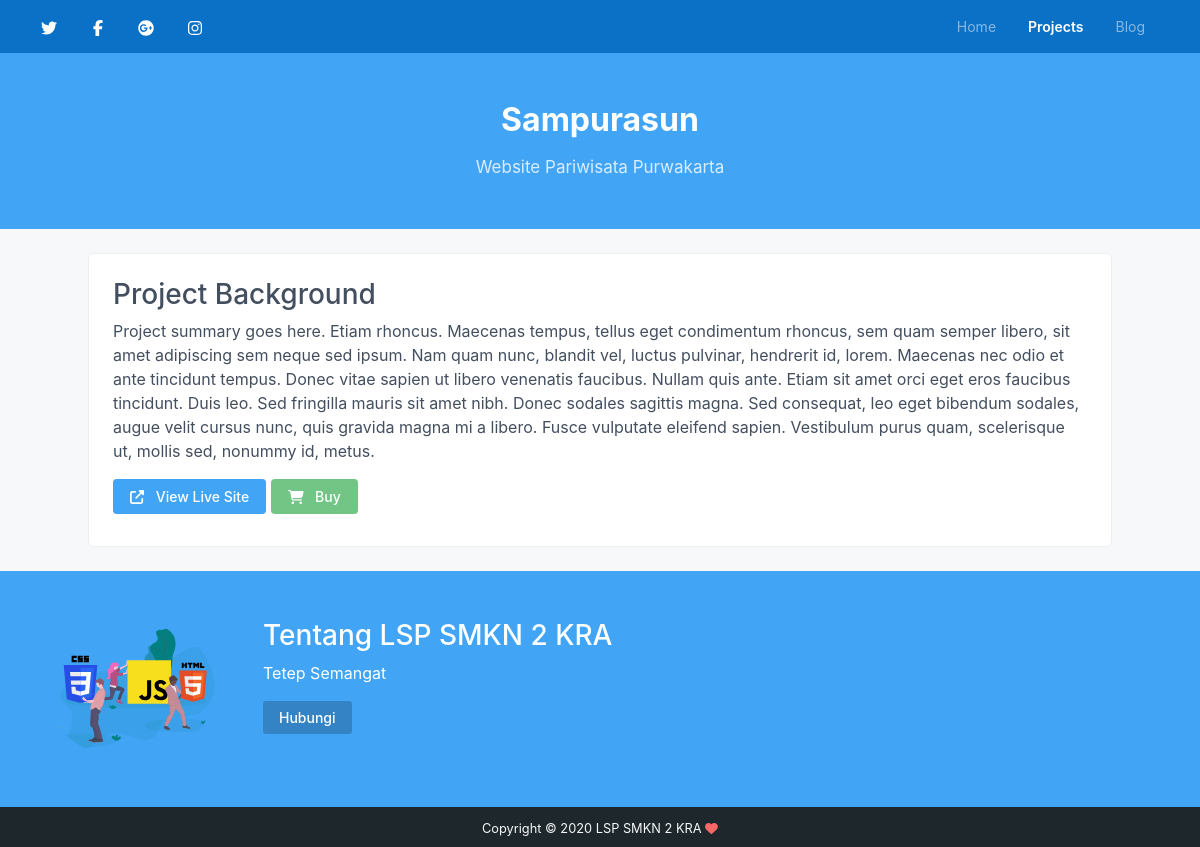
/project/sampurasun, run on the app's committed database.
### tables this page shows
CREATE TABLE IF NOT EXISTS `tbl_project` (
  `id_project` int(11) NOT NULL AUTO_INCREMENT,
  `project_name` varchar(50) NOT NULL,
  `thumb_project` varchar(50) NOT NULL,
  `id_category` int(11) NOT NULL,
  `slug_project` varchar(100) NOT NULL,
  `short_desc` varchar(100) NOT NULL,
  `project_desc` text NOT NULL,
  `client_web` varchar(80) NOT NULL,
  `price` varchar(80) NOT NULL,
  `project_active` int(11) NOT NULL,
  `created_at` date DEFAULT NULL,
  `updated_at` date DEFAULT NULL,
  PRIMARY KEY (`id_project`)
);

CREATE TABLE IF NOT EXISTS `tbl_users` (
  `id` int(11) NOT NULL AUTO_INCREMENT,
  `name` varchar(150) NOT NULL,
  `email` varchar(50) NOT NULL,
  `password` varchar(150) NOT NULL,
  `image` varchar(50) NOT NULL,
  `about` text NOT NULL,
  `facebook` varchar(150) NOT NULL,
  `twitter` varchar(150) NOT NULL,
  `instagram` varchar(150) NOT NULL,
  `youtube` varchar(150) NOT NULL,
  `address` text NOT NULL,
  `phone` varchar(30) NOT NULL,
  `last_login` datetime DEFAULT CURRENT_TIMESTAMP ON UPDATE CURRENT_TIMESTAMP,
  `created_at` timestamp NULL DEFAULT CURRENT_TIMESTAMP ON UPDATE CURRENT_TIMESTAMP,
  `updated_at` date DEFAULT NULL,
  PRIMARY KEY (`id`)
);

### application/controllers/Website.php (called while the page is built, shortened)
<?php
class Website extends CI_Controller {
	public function __construct()
    {
        $this->load->model('website_model');
    }
	public function detailproject($permalink)
    {
        $data = konfigurasi('Projects');
		$query = $this->website_model->getprojectlink($permalink);
        if ($query->num_rows() > 0){
            $data['projects']= $query;
			$this->load->view('view_project', $data);
		} else {
			$this->load->view('404');
		}
    }
}

### index.php (called while the page is built, shortened)
<?php
require_once BASEPATH.'core/CodeIgniter.php';

### application/models/Konfigurasi_model.php (called while the page is built, shortened)
<?php
class Konfigurasi_model extends CI_Model
{
    public function user()
    {
        $this->db->select('*');
        $this->db->from('tbl_users');
        $query = $this->db->get();
        return $query->row_array();
    }
    public function setting()
    {
        $this->db->select('*');
        $this->db->from('tbl_settings');
        $query = $this->db->get();
        return $query->row_array();
    }
    public function profile()
    {
        $this->db->select('*');
        $this->db->from('tbl_profile');
        $query = $this->db->get();
        return $query->row_array();
    }
    public function visiMisi()
    {
        $this->db->select('*');
        $this->db->from('tbl_visimisi');
        $query = $this->db->get();
        return $query->row_array();
    }
    public function organisasi()
    {
        $this->db->select('*');
        $this->db->from('tbl_organisasi');
        $query = $this->db->get();
        return $query->row_array();
    }
}

### application/helpers/konfigurasi_helper.php (called while the page is built, shortened)
<?php
function konfigurasi($title)
{
    $CI = get_instance();
    $user = $CI->Konfigurasi_model->user();
    $setting = $CI->Konfigurasi_model->setting();
    $profile = $CI->Konfigurasi_model->profile();
    $visimisi = $CI->Konfigurasi_model->visiMisi();
    $organisasi = $CI->Konfigurasi_model->organisasi();
    $data = array(
      'id_setting'  => $setting['id_setting'],
      'title'       => $setting['web_name'],
      'description' => $setting['web_description'],
      'keyword'     => $setting['web_keyword'],
      'homepage'    => $setting['homepage'],
      'info_fb'    => $setting['info_fb'],
      'info_ig'    => $setting['info_ig'],
      'info_twt'    => $setting['info_twt'],
      'info_yt'    => $setting['info_yt'],
      'info_telp'    => $setting['info_telp'],
      'info_fax'    => $setting['info_fax'],
      'info_email'    => $setting['info_email'],
      'info_peta'    => $setting['info_peta'],
      'info_alamat'    => $setting['info_alamat'],
      'pagetitle'   => $title.' - '.$setting['web_name'],
      'headtitle'   => $title,
      'nama'        => $user['name'],
      'email'       => $user['email'],
      'foto'        => $user['image'],
      'tentang'     => $user['about'],
      'twitter'     => $user['twitter'],
      'facebook'    => $user['facebook'],
      'instagram'   => $user['instagram'],
      'youtube'     => $user['youtube'],
      'alamat'      => $user['address'],
      'telepon'     => $user['phone'],
      'last_login'  => $user['last_login'],
      'id'          => $user['id'],
      'id_profile'  => $profile['id'],
      'NPSN'        => $profile['NPSN'],
      'nama_profile'=> $profile['title'],
      'deskripsi'   => $profile['deskripsi'],
      'fotoInstansi'=> $profile['image'],
      'id_visimisi' => $visimisi['id'],
      'visi'        => $visimisi['visi'],
      'misi'        => $visimisi['misi'],
      'fotoVM'      => $visimisi['image'],
      'id_organisasi' => $organisasi['id'],
      'deskripsiOrg'  => $organisasi['deskripsi'],
      'fotoOrganisasi'=> $organisasi['image'],
    );
    return $data;
}

### application/models/Website_model.php (called while the page is built, shortened)
<?php
class Website_model extends CI_Model
{
	function getprojectlink($permalink)
	{
		$query = $this->db->query("SELECT * FROM tbl_project WHERE slug_project = '$permalink' and project_active = '1'");
		return $query;
	}
}

### application/views/view_project.php (the view, shortened to what this page needs)
<?php
	$details = $projects->row_array();
?>
<!DOCTYPE html>
<html lang="en">
<head>
    <?php $this->load->view("layouts/website/_meta.php") ?>
    <?php $this->load->view("layouts/website/_css.php") ?>
</head>
<body onload="myLoader()" style="margin:0;">
	<div style="display:none;" id="myDiv" class="animate-bottom">
    <header class="header">
        <div class="top-bar theme-bg-primary-darken">
            <div class="container-fluid">
                <?php $this->load->view("layouts/website/_nav.php") ?>
            </div>
        </div>
        <div class="header-intro theme-bg-primary text-white py-5">
	        <div class="container text-center">
		        <h2 class="page-heading mb-2">
                    <?php echo $details['project_name'];?>
                </h2>
		        <ul class="page-heading-post-meta list-inline mb-0">
					<li class="list-inline-item" style="font-size:17px"><?php echo $details['short_desc'];?></li>
				</ul>
        </div>
    </header>
    <section class="single-col-max-width py-3 bg-white my-4 pt-4 px-4 mx-auto padding-mobile" style="border-radius:5px; border:1px solid #ebeef2;">
        <div class="section-row">
            <h3 class="section-title">
                Project Background
            </h3>
            <p><?php echo $details['project_desc'];?></p>
            <div class="mb-3">
                <button onclick="preview();" <?php if($details['client_web'] == '') { echo "disabled"; };?> class="btn btn-primary btn-sm"><i class="fas fa-external-link-alt mr-2"></i> View Live Site</button> <button onclick="price();" <?php if($details['price'] == '') { echo "disabled"; };?> class="btn btn-success btn-sm"><i class="fas fa-shopping-cart mr-2"></i> Buy</button>
            </div>
        </div>
    </section>
    <?php $this->load->view("layouts/website/_touch.php") ?>
</body>
</html>

### application/views/layouts/website/_touch.php
<?php if($homepage == '1') { ?>
<section class="section-cta py-5 bg-primary text-white">
	<div class="container">
		<div class="text-center">
			<img class="profile-small d-inline-block mx-auto rounded-circle mb-2" src="<?php echo base_url('assets/images/'.$foto);?>" alt="<?php echo $nama;?>">
		</div>
		<h3 class="section-title font-weight-bold text-center mb-2">Interested in hiring me for your project?</h3>
		<div class="section-intro mx-auto text-center mb-3">
			Looking for experienced developers in building web applications or delivering your software products? To start the initial chat, just send me an email at <a class="link-on-bg text-white" href="mailto:<?php echo $email;?>"><?php echo $email;?></a> or use the <a class="link-on-bg text-white" href="<?php echo base_url('contact.html');?>">form on the contact page</a>.
		</div>
		<div class="text-center">
			<a class="theme-btn-on-bg btn btn-sm" href="<?php echo base_url('contact.html');?>">Let's Talk</a>
		</div>
	</div>
</section>
<?php } elseif($homepage == '2') { ?>
<section class="section-cta py-5 bg-primary text-white">
	<div class="container">
		<div class="profile-teaser media flex-column flex-md-row">
			<img class="profile-image mb-3 mb-md-0 mr-md-5 ml-md-0 rounded-circle mx-auto" style="height:140px; width:auto" src="<?php echo base_url('assets/images/webdev-icons/about-section.svg');?>" alt="<?php echo $nama;?>">
			<div class="media-body text-center text-md-left">
				<h3 class="mt-0 display-5">
					Tentang <?php echo $title;?>
				</h3>
				<div class="bio mb-3">
					<?php echo $tentang;?>
				</div>
				<a class="theme-btn-on-bg btn btn-sm" href="<?php echo base_url('contact.html');?>">Hubungi</a>
			</div>
		</div>
	</div>
</section>
<?php } ?>

### assets/css/style.css (style rules this page uses)
.animate-bottom { position: relative; -webkit-animation-name: animatebottom; -webkit-animation-duration: 1s; animation-name: animatebottom; animation-duration: 1s; }
#myDiv { display: none; }

### data on the page
tbl_project: project_name "Sampurasun", short_desc "Website Pariwisata Purwakarta", project_desc "Project summary goes here. Etiam rhoncus. Maecenas tempus, tellus eget condimentum rhoncus, sem quam semper libero, sit amet adipiscing sem neque sed ipsum. Nam quam nunc, blandit vel, luctus pulvinar, hendrerit id, lorem. Maecenas nec odio et ante tincidunt tempus. Donec vitae sapien ut libero venenatis faucibus. Nullam quis ante. Etiam sit amet orci eget eros faucibus tincidunt. Duis leo. Sed fringilla mauris sit amet nibh. Donec sodales sagittis magna. Sed consequat, leo eget bibendum sodales, augue velit cursus nunc, quis gravida magna mi a libero. Fusce vulputate eleifend sapien. Vestibulum purus quam, scelerisque ut, mollis sed, nonummy id, metus."
tbl_users: about "Tetep Semangat"

### other printed values
$title "LSP SMKN 2 KRA"
